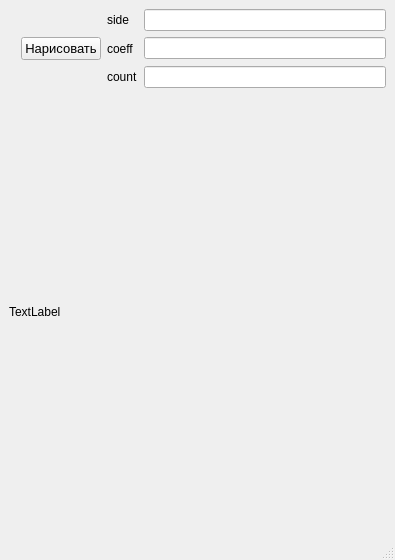
<?xml version="1.0" encoding="UTF-8"?>
<ui version="4.0">
 <class>MainWindow</class>
 <widget class="QMainWindow" name="MainWindow">
  <property name="geometry">
   <rect>
    <x>0</x>
    <y>0</y>
    <width>395</width>
    <height>560</height>
   </rect>
  </property>
  <property name="windowTitle">
   <string>MainWindow</string>
  </property>
  <widget class="QWidget" name="centralwidget">
   <layout class="QGridLayout" name="gridLayout">
    <item row="1" column="4">
     <widget class="QLabel" name="label_3">
      <property name="text">
       <string>coeff</string>
      </property>
     </widget>
    </item>
    <item row="0" column="4">
     <widget class="QLabel" name="label">
      <property name="text">
       <string>side</string>
      </property>
     </widget>
    </item>
    <item row="2" column="4">
     <widget class="QLabel" name="label_2">
      <property name="text">
       <string>count</string>
      </property>
     </widget>
    </item>
    <item row="1" column="5">
     <widget class="QLineEdit" name="input_coeff"/>
    </item>
    <item row="2" column="5">
     <widget class="QLineEdit" name="input_count"/>
    </item>
    <item row="0" column="5">
     <widget class="QLineEdit" name="input_side"/>
    </item>
    <item row="4" column="1" colspan="5">
     <widget class="QLabel" name="image_label">
      <property name="text">
       <string>TextLabel</string>
      </property>
     </widget>
    </item>
    <item row="1" column="3">
     <widget class="QPushButton" name="btn_draw">
      <property name="font">
       <font>
        <pointsize>10</pointsize>
       </font>
      </property>
      <property name="text">
       <string>Нарисовать</string>
      </property>
     </widget>
    </item>
   </layout>
  </widget>
  <widget class="QMenuBar" name="menubar">
   <property name="geometry">
    <rect>
     <x>0</x>
     <y>0</y>
     <width>395</width>
     <height>21</height>
    </rect>
   </property>
  </widget>
  <widget class="QStatusBar" name="statusbar"/>
 </widget>
 <resources/>
 <connections/>
</ui>
